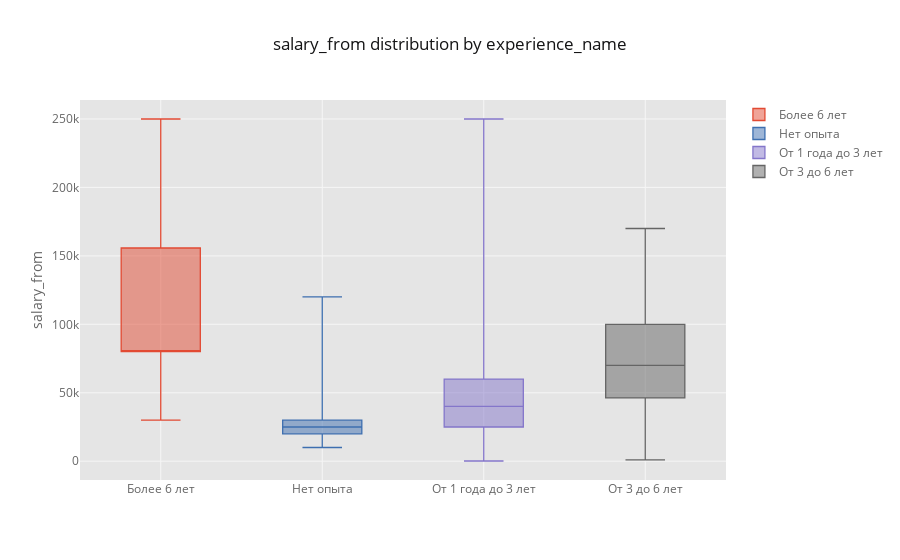

Notebook code for this chart:
### Markdown cell above
### Ящик с усами

### Code cell
factor = 'experience_name'
df_vacancy.pivot(columns=f'{factor}', values='salary_from').iplot(
    kind='box', yTitle='salary_from', title=f'salary_from distribution by {factor}')

### Figure 1 — Plotly figure (JSON) as saved in the notebook; plotly's stock layout.template omitted (floating-point values rounded to 4 significant figures; data arrays with more than 128 entries replaced by an {"elided": "..."} marker saying what was removed)
{"data": [{"boxpoints": false, "line": {"width": 1.3}, "marker": {"color": "rgba(226, 74, 51, 1.0)"}, "name": "Более 6 лет", "orientation": "v", "type": "box", "y": {"elided": "384 int values"}}, {"boxpoints": false, "line": {"width": 1.3}, "marker": {"color": "rgba(62, 111, 176, 1.0)"}, "name": "Нет опыта", "orientation": "v", "type": "box", "y": {"elided": "384 int values"}}, {"boxpoints": false, "line": {"width": 1.3}, "marker": {"color": "rgba(132, 118, 202, 1.0)"}, "name": "От 1 года до 3 лет", "orientation": "v", "type": "box", "y": {"elided": "384 int values"}}, {"boxpoints": false, "line": {"width": 1.3}, "marker": {"color": "rgba(101, 101, 101, 1.0)"}, "name": "От 3 до 6 лет", "orientation": "v", "type": "box", "y": {"elided": "384 int values"}}], "layout": {"legend": {"bgcolor": "#FFFFFF", "font": {"color": "#666666"}}, "paper_bgcolor": "#FFFFFF", "plot_bgcolor": "#E5E5E5", "title": "salary_from distribution by experience_name", "titlefont": {"color": "#151516"}, "xaxis1": {"gridcolor": "#F6F6F6", "showgrid": true, "tickfont": {"color": "#666666"}, "title": "", "titlefont": {"color": "#666666"}, "zerolinecolor": "#F6F6F6"}, "yaxis1": {"gridcolor": "#F6F6F6", "showgrid": true, "tickfont": {"color": "#666666"}, "title": "salary_from", "titlefont": {"color": "#666666"}, "zerolinecolor": "#F6F6F6"}}}
